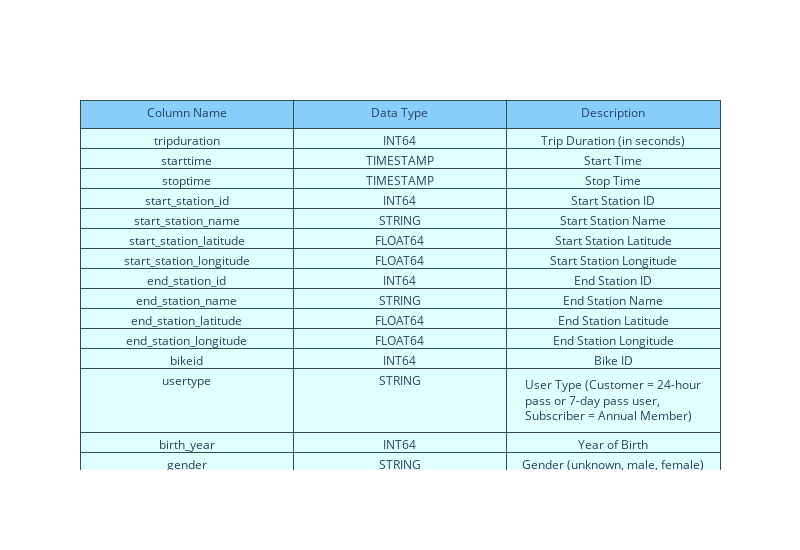

The notebook cell saved with this chart:
### Code cell
# Displaying the dataFrame of the trip data 
fig = go.Figure(data=[go.Table(
    header=dict(values=['Column Name', 'Data Type','Description'],
                line_color='darkslategray',
                fill_color='lightskyblue',
                align='center'),
    cells=dict(values=[trip_data.column_name, # 1st column
                       trip_data.data_type,   # 2nd Column
                      trip_data.description], # Third column
               line_color='darkslategray',
               fill_color='lightcyan',
               align='center'))
])

fig.update_layout(width=800, height=550)
#fig.savefig('tabe1.png')
fig.show()

### Figure 1 — Plotly figure (JSON) as saved in the notebook; plotly's stock layout.template omitted (floating-point values rounded to 4 significant figures)
{"data": [{"cells": {"align": "center", "fill": {"color": "lightcyan"}, "line": {"color": "darkslategray"}, "values": [["tripduration", "starttime", "stoptime", "start_station_id", "start_station_name", "start_station_latitude", "start_station_longitude", "end_station_id", "end_station_name", "end_station_latitude", "end_station_longitude", "bikeid", "usertype", "birth_year", "gender"], ["INT64", "TIMESTAMP", "TIMESTAMP", "INT64", "STRING", "FLOAT64", "FLOAT64", "INT64", "STRING", "FLOAT64", "FLOAT64", "INT64", "STRING", "INT64", "STRING"], ["Trip Duration (in seconds)", "Start Time", "Stop Time", "Start Station ID", "Start Station Name", "Start Station Latitude", "Start Station Longitude", "End Station ID", "End Station Name", "End Station Latitude", "End Station Longitude", "Bike ID", "User Type (Customer = 24-hour pass or 7-day pass user, Subscriber = Annual Member)", "Year of Birth", "Gender (unknown, male, female)"]]}, "header": {"align": "center", "fill": {"color": "lightskyblue"}, "line": {"color": "darkslategray"}, "values": ["Column Name", "Data Type", "Description"]}, "type": "table"}], "layout": {"height": 550, "width": 800}}
